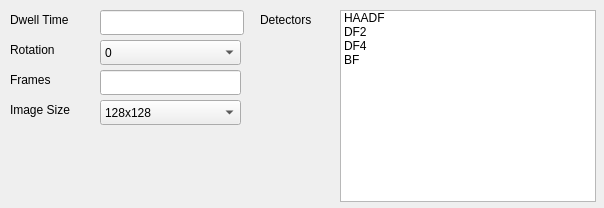
<?xml version="1.0" encoding="UTF-8"?>
<ui version="4.0">
 <class>Form</class>
 <widget class="QWidget" name="Form">
  <property name="geometry">
   <rect>
    <x>0</x>
    <y>0</y>
    <width>604</width>
    <height>208</height>
   </rect>
  </property>
  <property name="sizePolicy">
   <sizepolicy hsizetype="Minimum" vsizetype="Minimum">
    <horstretch>0</horstretch>
    <verstretch>0</verstretch>
   </sizepolicy>
  </property>
  <property name="windowTitle">
   <string>Form</string>
  </property>
  <widget class="QComboBox" name="rotationEdit">
   <property name="geometry">
    <rect>
     <x>100</x>
     <y>40</y>
     <width>141</width>
     <height>25</height>
    </rect>
   </property>
   <item>
    <property name="text">
     <string>0</string>
    </property>
   </item>
   <item>
    <property name="text">
     <string>6</string>
    </property>
   </item>
   <item>
    <property name="text">
     <string>45</string>
    </property>
   </item>
   <item>
    <property name="text">
     <string>90</string>
    </property>
   </item>
  </widget>
  <widget class="QLineEdit" name="numFramesEdit">
   <property name="geometry">
    <rect>
     <x>100</x>
     <y>70</y>
     <width>141</width>
     <height>25</height>
    </rect>
   </property>
  </widget>
  <widget class="QLabel" name="label">
   <property name="geometry">
    <rect>
     <x>10</x>
     <y>70</y>
     <width>66</width>
     <height>19</height>
    </rect>
   </property>
   <property name="text">
    <string>Frames</string>
   </property>
  </widget>
  <widget class="QComboBox" name="binningEdit">
   <property name="geometry">
    <rect>
     <x>100</x>
     <y>100</y>
     <width>141</width>
     <height>25</height>
    </rect>
   </property>
   <item>
    <property name="text">
     <string extracomment="16">128x128</string>
    </property>
   </item>
   <item>
    <property name="text">
     <string extracomment="8">256x256</string>
    </property>
   </item>
   <item>
    <property name="text">
     <string extracomment="4">512x512</string>
    </property>
   </item>
   <item>
    <property name="text">
     <string extracomment="2">1024x1024</string>
    </property>
   </item>
   <item>
    <property name="text">
     <string>2048x2048</string>
    </property>
   </item>
   <item>
    <property name="text">
     <string/>
    </property>
   </item>
  </widget>
  <widget class="QLabel" name="label_2">
   <property name="geometry">
    <rect>
     <x>10</x>
     <y>100</y>
     <width>81</width>
     <height>19</height>
    </rect>
   </property>
   <property name="text">
    <string>Image Size</string>
   </property>
  </widget>
  <widget class="QLineEdit" name="dwellTimeEdit">
   <property name="geometry">
    <rect>
     <x>100</x>
     <y>10</y>
     <width>144</width>
     <height>25</height>
    </rect>
   </property>
  </widget>
  <widget class="QListWidget" name="detectorsEdit">
   <property name="geometry">
    <rect>
     <x>340</x>
     <y>10</y>
     <width>256</width>
     <height>192</height>
    </rect>
   </property>
   <property name="selectionMode">
    <enum>QAbstractItemView::MultiSelection</enum>
   </property>
   <item>
    <property name="text">
     <string>HAADF</string>
    </property>
   </item>
   <item>
    <property name="text">
     <string>DF2</string>
    </property>
   </item>
   <item>
    <property name="text">
     <string>DF4</string>
    </property>
   </item>
   <item>
    <property name="text">
     <string>BF</string>
    </property>
   </item>
  </widget>
  <widget class="QLabel" name="label_3">
   <property name="geometry">
    <rect>
     <x>260</x>
     <y>10</y>
     <width>66</width>
     <height>19</height>
    </rect>
   </property>
   <property name="text">
    <string>Detectors</string>
   </property>
  </widget>
  <widget class="QLabel" name="label_5">
   <property name="geometry">
    <rect>
     <x>10</x>
     <y>10</y>
     <width>80</width>
     <height>19</height>
    </rect>
   </property>
   <property name="text">
    <string>Dwell Time</string>
   </property>
  </widget>
  <widget class="QLabel" name="label_4">
   <property name="geometry">
    <rect>
     <x>10</x>
     <y>40</y>
     <width>66</width>
     <height>19</height>
    </rect>
   </property>
   <property name="text">
    <string>Rotation</string>
   </property>
  </widget>
 </widget>
 <resources/>
 <connections/>
</ui>
